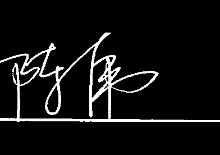
//> input picture leon_cpp/test_img/0.jpg, 220 x 155 px
$ ./contours   (built with g++ and OpenCV 4)
//> lines starting //> are read from the running program, lines starting //| are printed output that depends on the picture; after the words box and inside, x2 and y2 are one past the last pixel; in counts of white or black regions, pixels touching at a corner belong together
#include "opencv2/opencv.hpp"
#include <iostream>

int main()
{
    cv::Mat img = cv::imread("../test_img/0.jpg");
//> img is the input picture: 155 rows x 220 cols, CV_8UC3; min 0, max 255, mean 17.9
    cv::cvtColor(img, img, CV_RGB2GRAY);
//> img: 155 rows x 220 cols, CV_8UC1
    cv::Mat img_blur;

    cv::blur(img,img_blur,cv::Size(3,3));
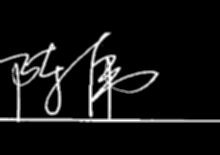
//> img_blur: 155 rows x 220 cols, CV_8UC1; min 0, max 255, mean 17.9
    cv::Mat dst = cv::Mat::zeros(img.rows, img.cols, CV_8UC1);
    std::vector<std::vector<cv::Point>> contours;
    std::vector<cv::Vec4i> hierachy;

    cv::findContours(img_blur, contours, hierachy, cv::RETR_CCOMP, cv::CHAIN_APPROX_SIMPLE);
//> contours = 38 contours, 32 with area under 20; largest, box (x1, y1, x2, y2) and area: (0, 31, 220, 129) 9586, (61, 62, 90, 119) 1122, (21, 78, 50, 118) 706, (94, 102, 107, 119) 131, (126, 79, 138, 89) 73, (103, 95, 108, 106) 34
    int index = 0;
    for(; index >=0; index=hierachy[index][0])
    {
        cv::Scalar color(255,0,0);
        cv::drawContours(dst, contours, index, color, cv::FILLED,8, hierachy);
        //index++;
    }
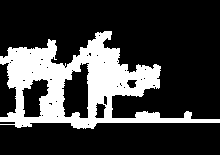
//> dst: 155 rows x 220 cols, CV_8UC1; 23.8% white; 1 white region, box (x1, y1, x2, y2) and area: (0, 31, 220, 129) 8116
//> after the loop, index = -1
    cv::imshow("raw", img);
    cv::imshow("blur",img_blur);
    cv::imshow("contours", dst);
    cv::waitKey(-1);
}

$ run again, with leon_cpp/test_img/1.jpg copied over leon_cpp/test_img/0.jpg
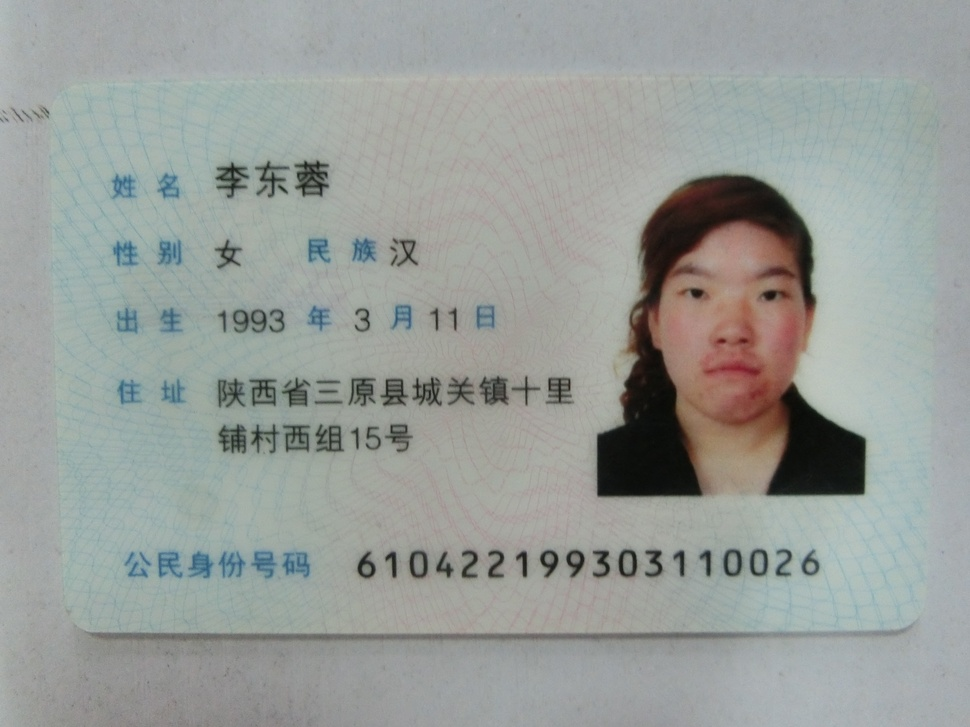
//> input picture leon_cpp/test_img/1.jpg, 970 x 727 px, shrunk from 4608 x 3456 before the run
//> img is the input picture: 727 rows x 970 cols, CV_8UC3; mean B, G, R 153.3, 156.8, 152
//> `cv::cvtColor(img, img, CV_RGB2GRAY);`:
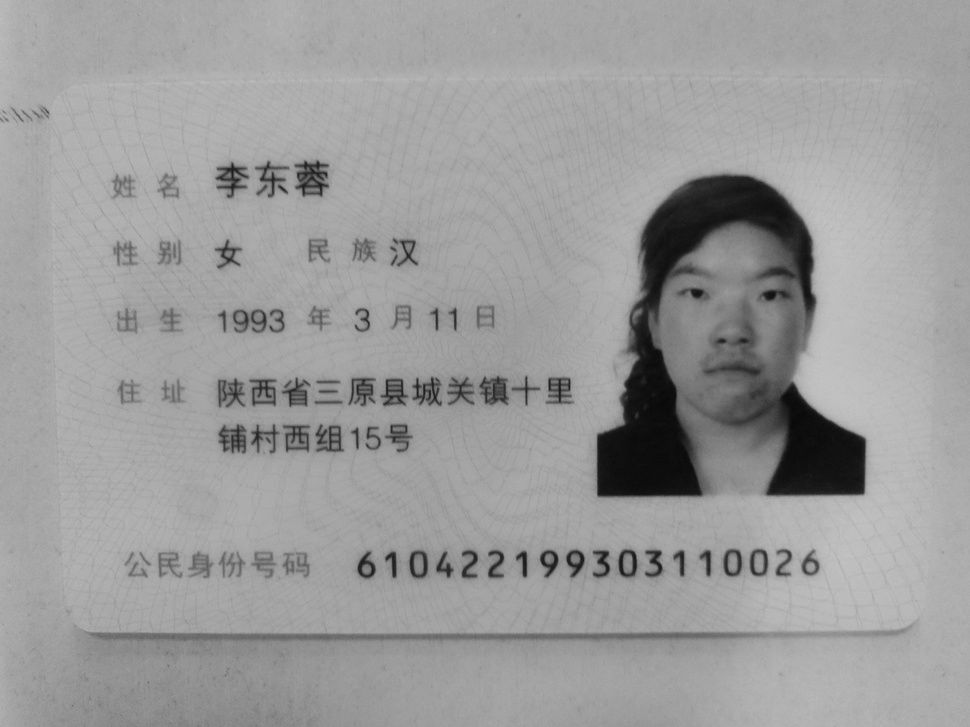
//> img: 727 rows x 970 cols, CV_8UC1; min 9, max 196, mean 155.2
//> contours = 1 contour; box (x1, y1, x2, y2) and area: (0, 0, 970, 727) 703494
//> after the loop `for(; index >=0; index=hierachy[index][0])`: index = -1
